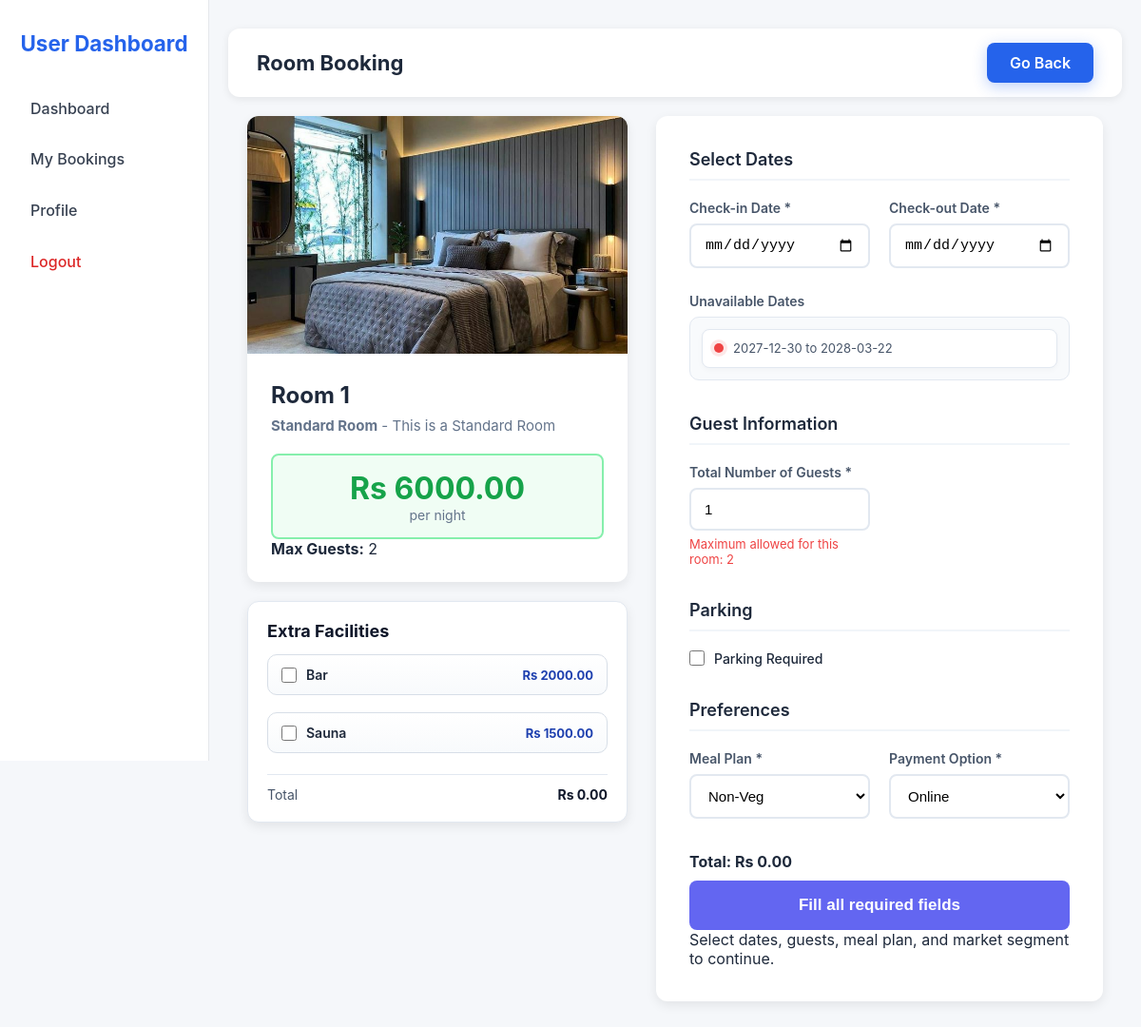
Page /book_room/1 (signed in) on the committed database.
### tables this page shows
CREATE TABLE room_types (
            room_type_id INTEGER PRIMARY KEY AUTOINCREMENT,
            room_type_name TEXT UNIQUE NOT NULL,
            description TEXT,
            price_per_night INTEGER,
            image_path TEXT,
            max_guests INTEGER NOT NULL DEFAULT 2 CHECK(max_guests >= 1)
        );

CREATE TABLE rooms (
            room_id INTEGER PRIMARY KEY AUTOINCREMENT,
            room_number TEXT UNIQUE NOT NULL,
            room_type_id INTEGER NOT NULL,
            price_per_night INTEGER,
            FOREIGN KEY(room_type_id) REFERENCES room_types(room_type_id) ON DELETE CASCADE
        );

CREATE TABLE extra_facilities (
            facility_id INTEGER PRIMARY KEY AUTOINCREMENT,
            facility_name TEXT UNIQUE NOT NULL,
            price REAL NOT NULL DEFAULT 0 CHECK(price >= 0)
        );

### app.py (the view, shortened to what this page needs)
    @app.route("/book_room/<int:room_id>", methods=["GET", "POST"])
    @need_user
    def book_room(room_id):
        room = room_model.find_room_for_booking(room_id)
        if not room:
            flash("Room not found!", "danger")
            return redirect(url_for("user_dashboard"))
        meal_plans = meal_plan_model.list_meal_plans()
        segments = market_segment_model.list_market_segments()
        extra_facilities = extra_facility_model.list_extra_facilities()
        unavailable_ranges = get_unavailable_ranges(room_id)
        return render_template(
            "book_room.html",
            room=room,
            meal_plans=meal_plans,
            segments=segments,
            extra_facilities=extra_facilities,
            unavailable_ranges=unavailable_ranges,
        )

### app.py (called while the page is built)
def get_stay_row(row):
    total_nights = int(row["total_nights"] or 0)
    checkin = datetime(row["arrival_year"], row["arrival_month"], row["arrival_date"]).date()
    checkout = checkin + timedelta(days=total_nights)
    return checkin, checkout, total_nights

def get_unavailable_ranges(room_id):
    rows = booking_model.list_active_windows(room_id)
    ranges = []
    today = date.today()
    for row in rows:
        start, end, nights = get_stay_row(row)
        if nights <= 0 or end <= today:
            continue
        display_start = max(start, today)
        ranges.append({"start": display_start.isoformat(), "end": end.isoformat()})
    return ranges

def need_user(view_func):
    @wraps(view_func)
    def wrapped(*args, **kwargs):
        if "user_id" not in session:
            flash("Please login first.", "warning")
            return redirect(url_for("login", next=request.url))
        if session.get("is_admin"):
            flash("User access required.", "danger")
            return redirect(url_for("admin_dashboard"))
        return view_func(*args, **kwargs)
    return wrapped

### hotel_app/models/booking_model.py (called while the page is built)
def list_active_windows(room_id):
    conn = db_model.conn()
    rows = conn.execute(
        """
        SELECT arrival_year, arrival_month, arrival_date, total_nights
        FROM bookings
        WHERE room_id = ? AND booking_status = 'Not_Canceled'
    """,
        (room_id,),
    ).fetchall()
    conn.close()
    return rows

### hotel_app/models/db.py (called while the page is built)
def conn():
    conn = sqlite3.connect(DB_PATH)
    conn.row_factory = sqlite3.Row
    conn.execute("PRAGMA foreign_keys = ON")
    return conn

### hotel_app/models/extra_facility_model.py (called while the page is built)
def list_extra_facilities():
    conn = db_model.conn()
    rows = conn.execute(
        """
        SELECT facility_id, facility_name, price
        FROM extra_facilities
        ORDER BY facility_name
    """
    ).fetchall()
    conn.close()
    return rows

### hotel_app/models/market_segment_model.py (called while the page is built)
def list_market_segments():
    conn = db_model.conn()
    rows = conn.execute(
        """
        SELECT * FROM market_segments
        WHERE segment_name IN ('Online', 'Offline')
        ORDER BY market_segment_id
    """
    ).fetchall()
    conn.close()
    return rows

### hotel_app/models/meal_plan_model.py (called while the page is built)
def list_meal_plans():
    conn = db_model.conn()
    rows = conn.execute("SELECT * FROM meal_plans").fetchall()
    conn.close()
    return rows

### templates/book_room.html (shortened to what this page needs)
<!DOCTYPE html>
<html lang="en">
<head>
    <link rel="stylesheet" href="{{ url_for('static', filename='css/book_room.css') }}">
    <link rel="stylesheet" href="{{ url_for('static', filename='css/flash.css') }}">
</head>
<body>
    <div class="dashboard">
        <aside class="sidebar">
            <h2>User Dashboard</h2>
            <nav>
                <a href="{{ url_for('user_dashboard') }}">Dashboard</a>
                <a href="{{ url_for('my_bookings') }}">My Bookings</a>
                <a href="{{ url_for('user_profile') }}">Profile</a>
                <a href="{{ url_for('logout') }}" class="logout">Logout</a>
            </nav>
        </aside>
        <div class="booking-main">
            <div class="top-bar">
                <h1>Room Booking</h1>
                <a href="{{ url_for('user_dashboard') }}" class="back">Go Back</a>
            </div>
            <div class="container">
                <div class="side-column">
                    <div class="room-card">
                        {% if room.image_path %}
                        <img src="{{ url_for('static', filename='uploads/rooms/' ~ room.image_path) }}" alt="Room"
                            class="room-image">
                        {% else %}
                        <img src="https://via.placeholder.com/400x250/6366f1/ffffff?text=Room+{{ room.room_number }}"
                            alt="Room" class="room-image">
                        {% endif %}
                        <div class="room-info">
                            <h2>Room {{ room.room_number }}</h2>
                            <p class="room-type"><b>{{ room.room_type_name }}</b> - {{ room.description }}</p>
                            <div class="price-tag">
                                <div class="price">Rs {{ "%.2f"|format(room.price_per_night|default(120)) }}</div>
                                <div class="per-night">per night</div>
                            </div>
                            <p><strong>Max Guests:</strong> {{ room.max_guests or 2 }}</p>
                        </div>
                    </div>
                    <div class="facilities-card">
                        <h3>Extra Facilities</h3>
                        {% if extra_facilities and extra_facilities|length > 0 %}
                        <div class="facilities-list">
                            {% for facility in extra_facilities %}
                            <label class="facility-option">
                                <input type="checkbox" class="extra-facility-checkbox"
                                    value="{{ facility.facility_id }}" data-price="{{ "
                                    %.2f"|format(facility.price|float) }}">
                                <span>{{ facility.facility_name }}</span>
                                <strong>Rs {{ "%.2f"|format(facility.price|float) }}</strong>
                            </label>
                            {% endfor %}
                        </div>
                        {% else %}
                        <p class="facilities-empty">No extra facilities available right now.</p>
                        {% endif %}
                        <div class="facilities-summary">
                            <div>
                                <span>Total</span>
                                <strong>Rs <span id="facility_total_display">0.00</span></strong>
                            </div>
                        </div>
                    </div>
                </div>
                <div class="form-card">
                    <form id="bookingForm">
                        <div class="section">
                            <h2>Select Dates</h2>
                            <div class="grid">
                                <div class="form-group">
                                    <label>Check-in Date *</label>
                                    <input type="date" id="checkin" required>
                                </div>
                                <div class="form-group">
                                    <label>Check-out Date *</label>
                                    <input type="date" id="checkout" required>
                                </div>
                                <div class="form-group full-width">
                                    <label>Unavailable Dates</label>
                                    <ul id="unavailable-list" class="unavailable-list">
                                        {% if unavailable_ranges and unavailable_ranges|length > 0 %}
                                        {% for r in unavailable_ranges %}
                                        <li>{{ r.start[:10] }} to {{ r.end[:10] }}</li>
                                        {% endfor %}
                                        {% else %}
                                        <li class="empty-state">No unavailable dates.</li>
                                        {% endif %}
                                    </ul>
                                </div>
                            </div>
                        </div>
                        <div class="section">
                            <h2>Guest Information</h2>
                            <div class="grid">
                                <div class="form-group">
                                    <label>Total Number of Guests *</label>
                                    <input type="number" id="total_guests" min="1" max="{{ room.max_guests or 2 }}"
                                        value="1" required>
                                    <div class="note">Maximum allowed for this room: {{ room.max_guests or 2 }}</div>
                                </div>
                            </div>
                        </div>
                        <div class="section">
                            <h2>Parking</h2>
                            <div class="form-group parking-group">
                                <label class="inline-check">
                                    <input type="checkbox" id="required_car_parking_space" value="1">
                                    <span>Parking Required</span>
                                </label>
                            </div>
                        </div>
                        <div class="section">
                            <h2>Preferences</h2>
                            <div class="grid">
                                <div class="form-group">
                                    <label>Meal Plan *</label>
                                    <select id="meal_plan_id" required>
                                        {% for m in meal_plans %}
                                        <option value="{{ m.meal_plan_id }}">{{ m.meal_plan_name }}</option>
                                        {% endfor %}
                                    </select>
                                </div>
                                <div class="form-group">
                                    <label>Payment Option *</label>
                                    <select id="market_segment_id" required>
                                        {% for s in segments %}
                                        <option value="{{ s.market_segment_id }}"
                                            data-segment-name="{{ s.segment_name }}">{{ s.segment_name }}</option>
                                        {% endfor %}
                                    </select>
                                </div>
                            </div>
                        </div>
                        <div class="payment-section">
                            <div class="total-preview">
                                <strong>Total: Rs <span id="display_total">0.00</span></strong>
                            </div>
                            <button type="button" class="btn-submit" id="bookButton" disabled>
                                <span id="button-text">Fill all fields</span>
                            </button>
                            <div class="payment-note" id="payment-note">
                            </div>
                        </div>
                    </form>
                </div>
            </div>
        </div>
    </div>
</body>
</html>

### rows in the picture
room_types: image_path (picture), room_type_name "Standard Room", description "This is a Standard Room", max_guests "2"
rooms: room_number "1", price_per_night "6000.00"
extra_facilities: facility_name "Bar", price "2000.00"
extra_facilities: facility_name "Sauna", price "1500.00"

### other values in the picture
{{ r.start[:10] }} "2027-12-30"
{{ r.end[:10] }} "2028-03-22"
form field value "Non-Veg"
form field value "Online"
